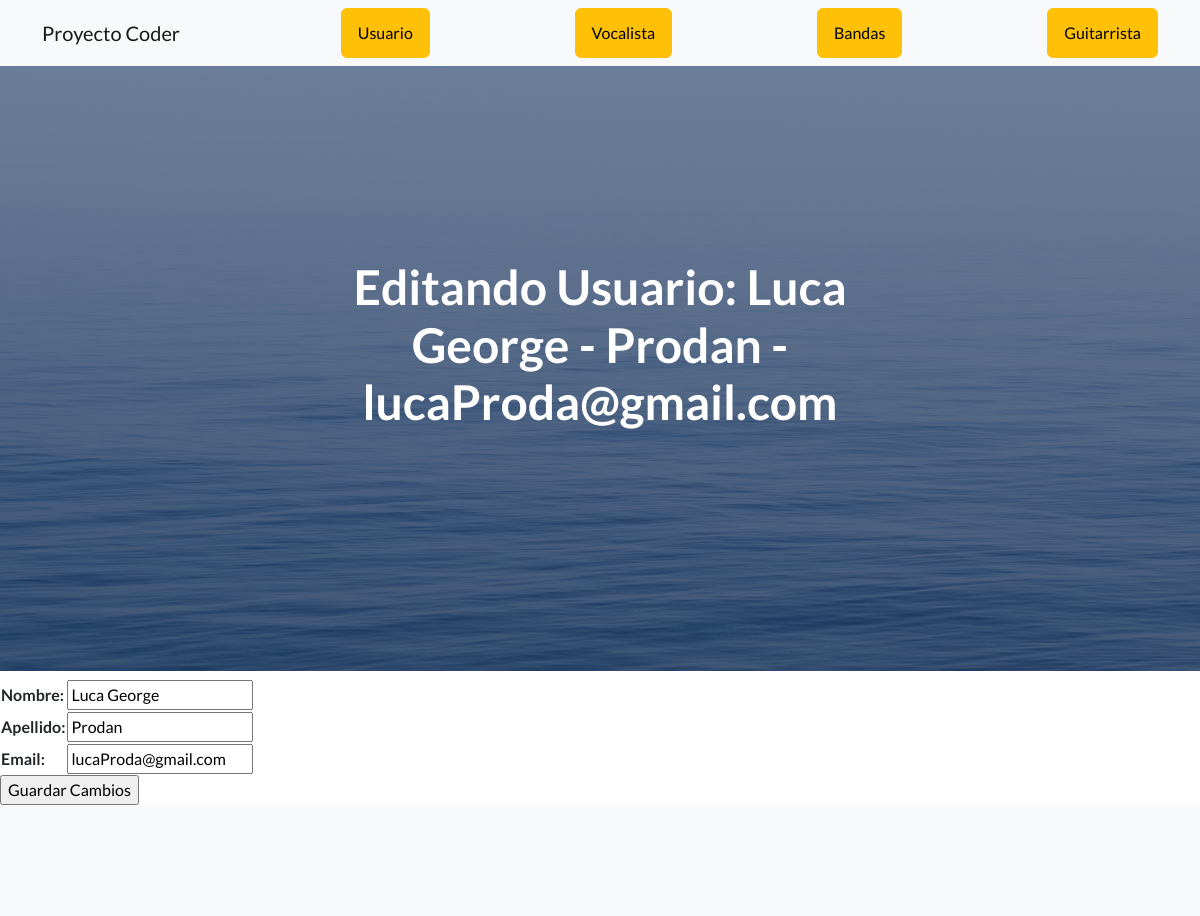
Before: /App1/editarUsuario/1 (upper part) with the older database file.
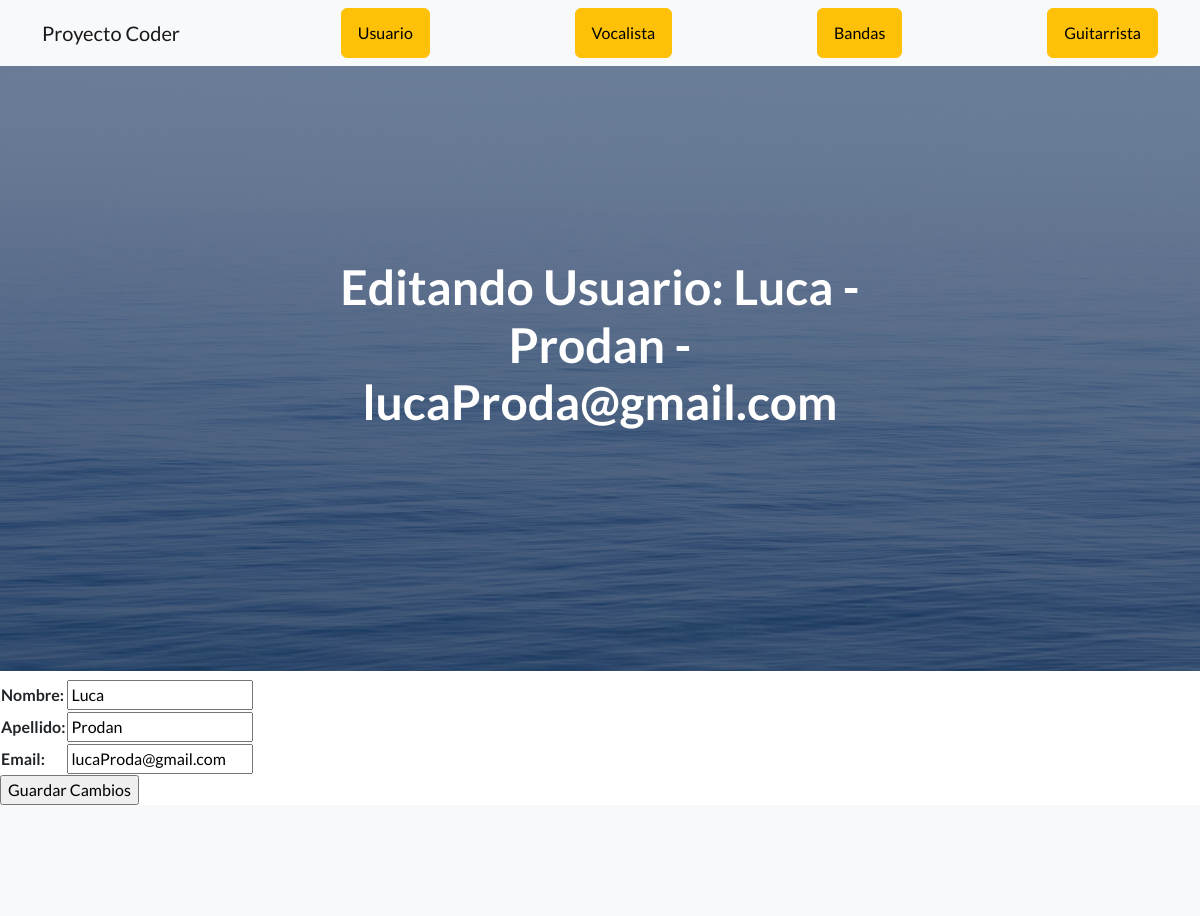
After: the same page with the newer database file.
### App1/models.py (models this page shows)
class Usuario(models.Model):
    nombre=models.CharField(max_length=50)
    apellido=models.CharField(max_length=50)
    email=models.EmailField()
    def __str__(self):
        return f"{self.nombre} - {self.apellido} - {self.email}"

### App2/views.py (the view)
# urls.py: path('editarUsuario/<id>', editarUsuario, name="editarUsuario" ),
def editarUsuario(request, id):
    usuario=Usuario.objects.get(id=id)
    if request.method=="POST":
        form= UsuarioForm(request.POST)
        if form.is_valid():
            info=form.cleaned_data
            usuario.nombre=info["nombre"]
            usuario.apellido=info["apellido"]
            usuario.email=info["email"]
            usuario.save()
            usuario=Usuario.objects.all()
            form=UsuarioForm()
            return redirect ("usuario")
        pass
    else:
        formulario=UsuarioForm(initial={"nombre": usuario.nombre, "apellido":usuario.apellido, "email": usuario.email})
        return render (request, 'App1/editarUsuario.html', {"form": formulario, "usuario": usuario})

### App1/forms.py
class UsuarioForm(forms.Form):
    nombre=forms.CharField(max_length=50)
    apellido=forms.CharField(max_length=50)
    email=forms.EmailField()

### App1/templates/App1/editarUsuario.html (shortened to what this page needs)
{% extends "App1/padre.html" %}
{% load static %}
{% block titulo %}
<h1 class="mb-5">Editando Usuario: {{ usuario }} </h1>
{% endblock %}
{% block contenido_que_cambia %}
<form action="" method="post">
    <table>
        {{ form.as_table }}
    </table>
    <input type="submit" value="Guardar Cambios">
</form>
{% endblock %}

Changed rows visible on the page:
changed Usuario "Prodan": nombre+apellido+email "Luca George - Prodan - lucaProda@gmail.com" → "Luca - Prodan - lucaProda@gmail.com"; nombre "Luca George" → "Luca"
